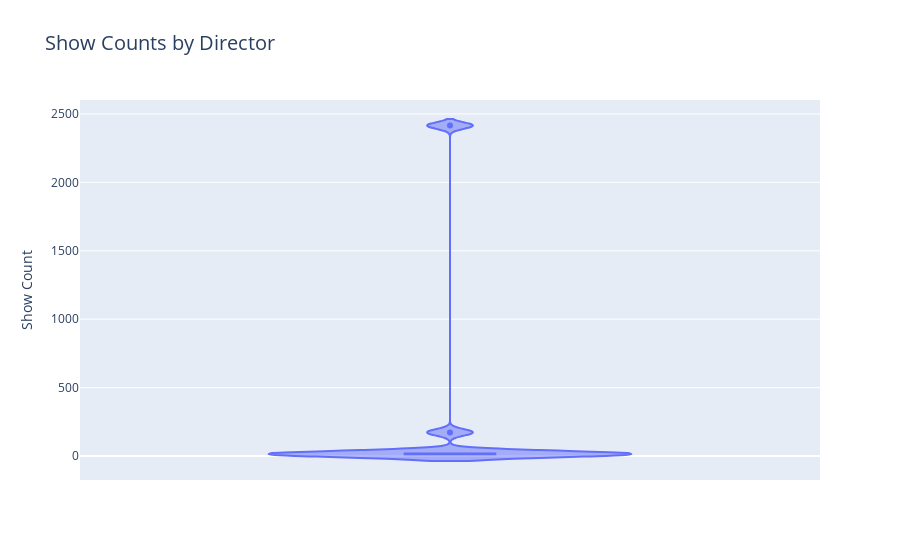

The code cell stored with this chart in its notebook:
### Code cell
# Create a violin plot for top 10 directors
violin_fig = px.violin(top10_directors_filtered, y='show_count', box=True, 
                       labels={'director': 'Director', 'show_count': 'Show Count'},
                       title='Show Counts by Director')

# Update layout
violin_fig.update_layout(yaxis_title='Show Count',
                         title_font_size=20)

# Show the plot
violin_fig.show()

### Figure 1 — Plotly figure (JSON) as saved in the notebook; plotly's stock layout.template omitted (floating-point values rounded to 4 significant figures)
{"data": [{"alignmentgroup": "True", "box": {"visible": true}, "hovertemplate": "Show Count=%{y}<extra></extra>", "legendgroup": "", "marker": {"color": "#636efa"}, "name": "", "offsetgroup": "", "orientation": "v", "scalegroup": "True", "showlegend": false, "type": "violin", "x0": " ", "xaxis": "x", "y": [2415, 173, 19, 18, 16, 15, 14, 14, 13, 12], "y0": " ", "yaxis": "y"}], "layout": {"legend": {"tracegroupgap": 0}, "title": {"font": {"size": 20}, "text": "Show Counts by Director"}, "violinmode": "group", "xaxis": {"anchor": "y", "domain": [0, 1]}, "yaxis": {"anchor": "x", "domain": [0, 1], "title": {"text": "Show Count"}}}}
